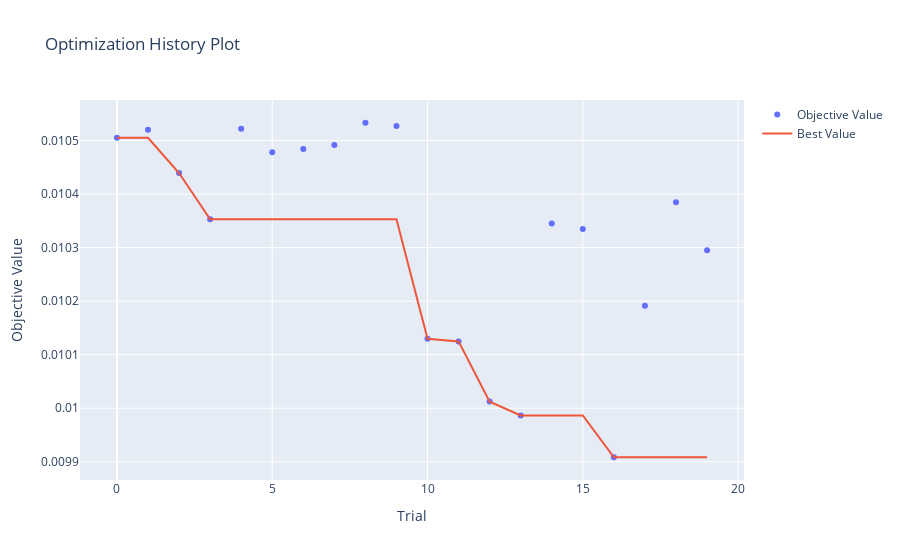
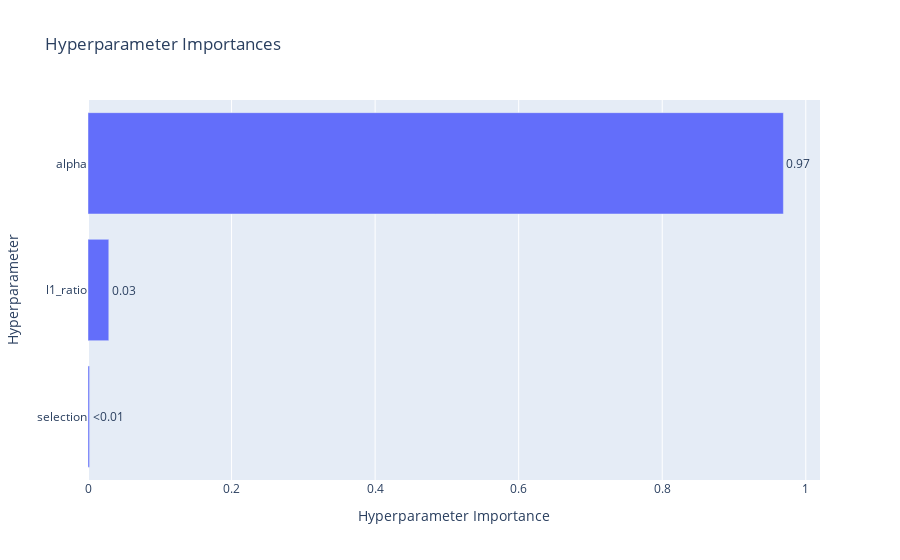

Notebook cell for these charts, in order:
### Code cell
vis.plot_optimization_history(study).show()
vis.plot_param_importances(study).show()

### Figure 1 — Plotly figure (JSON) as saved in the notebook; plotly's stock layout.template omitted (floating-point values rounded to 4 significant figures)
{"data": [{"mode": "markers", "name": "Objective Value", "x": [0, 1, 2, 3, 4, 5, 6, 7, 8, 9, 10, 11, 12, 13, 14, 15, 16, 17, 18, 19], "y": [0.01051, 0.01052, 0.01044, 0.01035, 0.01052, 0.01048, 0.01048, 0.01049, 0.01053, 0.01053, 0.01013, 0.01012, 0.01001, 0.009986, 0.01034, 0.01033, 0.009908, 0.01019, 0.01038, 0.01029], "type": "scatter"}, {"mode": "lines", "name": "Best Value", "x": [0, 1, 2, 3, 4, 5, 6, 7, 8, 9, 10, 11, 12, 13, 14, 15, 16, 17, 18, 19], "y": [0.01051, 0.01051, 0.01044, 0.01035, 0.01035, 0.01035, 0.01035, 0.01035, 0.01035, 0.01035, 0.01013, 0.01012, 0.01001, 0.009986, 0.009986, 0.009986, 0.009908, 0.009908, 0.009908, 0.009908], "type": "scatter"}, {"marker": {"color": "#cccccc"}, "mode": "markers", "name": "Infeasible Trial", "showlegend": false, "x": [], "y": [], "type": "scatter"}], "layout": {"title": {"text": "Optimization History Plot"}, "xaxis": {"title": {"text": "Trial"}}, "yaxis": {"title": {"text": "Objective Value"}}}}

### Figure 2 — Plotly figure (JSON) as saved in the notebook; plotly's stock layout.template omitted (floating-point values rounded to 4 significant figures)
{"data": [{"cliponaxis": false, "hovertemplate": ["selection (CategoricalDistribution): 0.0021880500345333636<extra></extra>", "l1_ratio (FloatDistribution): 0.028981852137468494<extra></extra>", "alpha (FloatDistribution): 0.9688300978279981<extra></extra>"], "name": "Objective Value", "orientation": "h", "text": ["<0.01", "0.03", "0.97"], "textposition": "outside", "x": [0.002188, 0.02898, 0.9688], "y": ["selection", "l1_ratio", "alpha"], "type": "bar"}], "layout": {"title": {"text": "Hyperparameter Importances"}, "xaxis": {"title": {"text": "Hyperparameter Importance"}}, "yaxis": {"title": {"text": "Hyperparameter"}}}}
